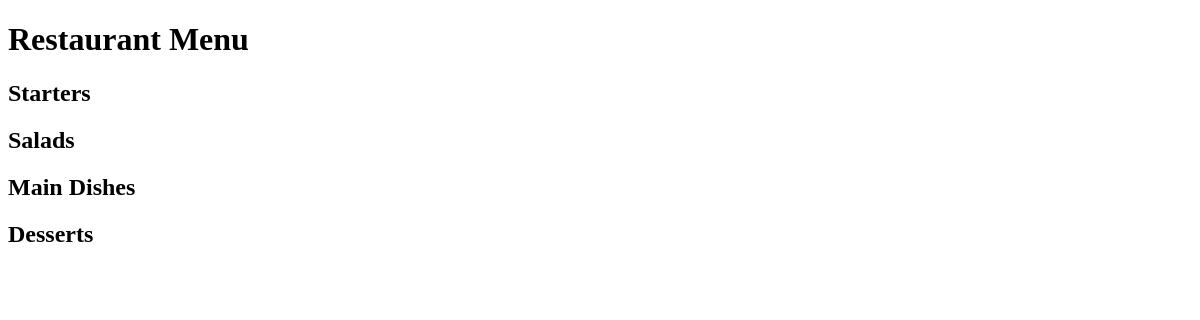
Before: / with the older database file.
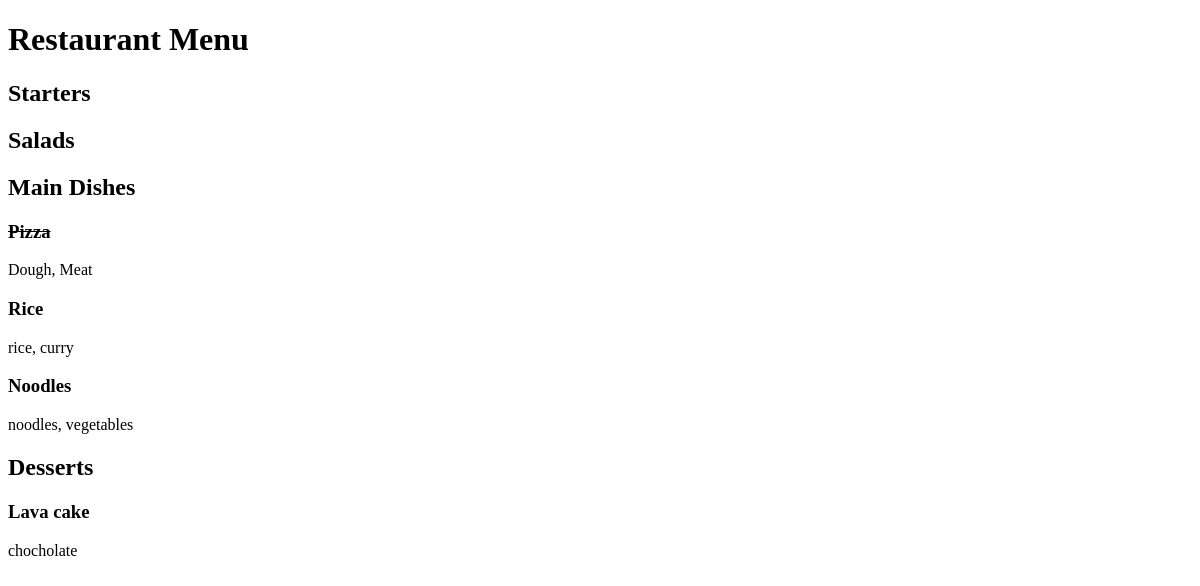
After: the same page with the newer database file.
### restaurant_menu/models.py (models this page shows, shortened)
class Item(models.Model):
    meal = models.CharField(max_length=1000, unique=True)
    description = models.CharField(max_length=2000)
    price = models.DecimalField(max_digits=10,decimal_places=2)
    meal_type = models.CharField(max_length=100,choices=MEAL_TYPE)
    author = models.ForeignKey(User, on_delete=models.PROTECT)
    status = models.IntegerField(choices=STATUS, default=1)
    date_created = models.DateTimeField(auto_now_add=True)
    date_updated = models.DateTimeField(auto_now=True)

### restaurant_menu/views.py (the view)
# urls.py: path('', views.MenuList.as_view(), name="Home")
class MenuList(generic.ListView):
    queryset = Item.objects.order_by("date_created")
    template_name = "index.html"
    def get_context_data(self, *, object_list=None, **kwargs):
        context = super().get_context_data(**kwargs)
        context["meals"] = MEAL_TYPE
        return context

### restaurant_menu/templates/index.html (shortened to what this page needs)
<!DOCTYPE html>
<html lang="en">
<head>
</head>
<body>
    <h1>Restaurant Menu</h1>
    {% for meal in meals %}
        <h2>{{ meal.1 }}</h2>
            {% for row in item_list %}
                {% if row.meal_type == meal.0 %}
                    {%  if row.status == 0 %}
                        <h3><del>{{  row.meal }}</del></h3>
                        <p>{{  row.description }}</p>
                    {%  else %}
                        <h3>{{  row.meal }}</h3>
                        <p>{{  row.description }}</p>
                    {% endif %}
                {% endif %}
            {% endfor %}
    {% endfor %}
</body>
</html>

Changed rows visible on the page:
added Item: meal "Pizza", description "Dough, Meat", shown under "Main Dishes"
added Item: meal "Rice", description "rice, curry", shown under "Main Dishes"
added Item: meal "Noodles", description "noodles, vegetables", shown under "Main Dishes"
added Item: meal "Lava cake", description "chocholate", shown under "Desserts"
